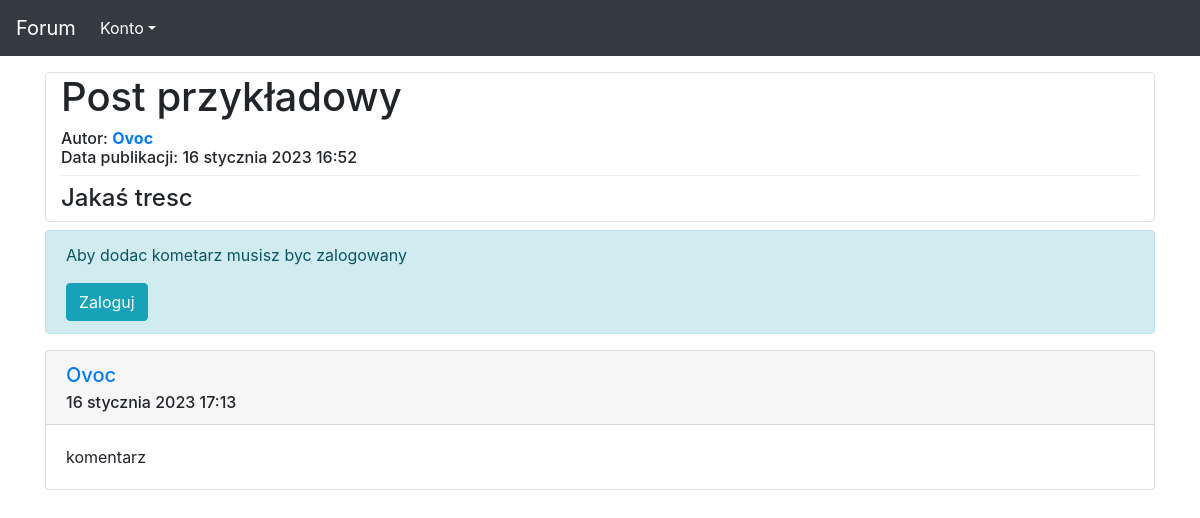
Screenshot of /25 with the database file from the repository.
### forum/models.py (models this page shows, shortened)
class Post(models.Model):
    author = models.ForeignKey(User, on_delete=models.CASCADE)
    title = models.CharField(max_length=100)
    description = models.TextField()
    published_date = models.DateTimeField(default=timezone.now)
    updated = models.DateTimeField(blank=True, null=True)
    views = models.IntegerField(default=0)

class Answer(models.Model):
    post = models.ForeignKey(Post, on_delete=models.CASCADE, related_name='answers')
    author = models.ForeignKey(User, on_delete=models.CASCADE)
    text = models.TextField()
    published_date = models.DateTimeField(default=timezone.now)
    class Meta:
        verbose_name_plural = "answers"

### forum/views.py (the view)
# urls.py: path('<int:pk>', views.post_detail, name='post'),
def post_detail(request, pk):
    post = get_object_or_404(Post, pk=pk)
    return render(request, 'forum/post.html', {'post': post})

### forum/templates/forum/post.html (shortened to what this page needs)
{% extends 'szablon.html' %}
{% block naglowek %}
    <div class="container border rounded mt-3">
        <h1>{{ post.title }}
        </h1>
        <h6>Autor: <b><a href="{% url 'users:index' pk=post.author.id %}">{{ post.author }}</a></b><br> Data publikacji: {{ post.published_date }}</h6>
        <div class="dropdown-divider"></div>
        <h4>{{ post.description|linebreaksbr }}</h4>
    </div>
{% endblock naglowek %}
{% block tresc %}
        {% if user.is_authenticated %}
            <a class="btn btn-primary" href="{% url 'forum:add_answer' pk=post.pk %}">Dodaj komentarz</a>
        {% else %}
            <div class="alert alert-info">
                <p>Aby dodac kometarz musisz byc zalogowany</p>
                <a href="{% url 'users:loguj' %}" class="btn btn-info" role="button">Zaloguj</a>
            </div>
        {% endif %}
        {% for answer in post.answers.all %}
            <div class="card mt-3">
                <div class="card-header">
                    <h5 class="card-title">
                        <a href="{% url 'users:index' pk=answer.author.id %}">{{ answer.author }}</a>
                    </h5>
                    <h6 class="card-subtitle">
                        {{ answer.published_date }}
                    </h6>
                </div>
                <div class="card-body">
                    <div class="card-text">
                        {{ answer.text|truncatechars:30 }}
                    </div>
                </div>
            </div>
            {% empty %}
            <p>Brak komentarzy :(</p>
        {% endfor %}
{% endblock tresc %}

### rows the page displays
Post: title "Post przykładowy", author "Ovoc", published_date "16 stycznia 2023 16:52", description "Jakaś tresc"
Answer: author "Ovoc", published_date "16 stycznia 2023 17:13", text "komentarz"
